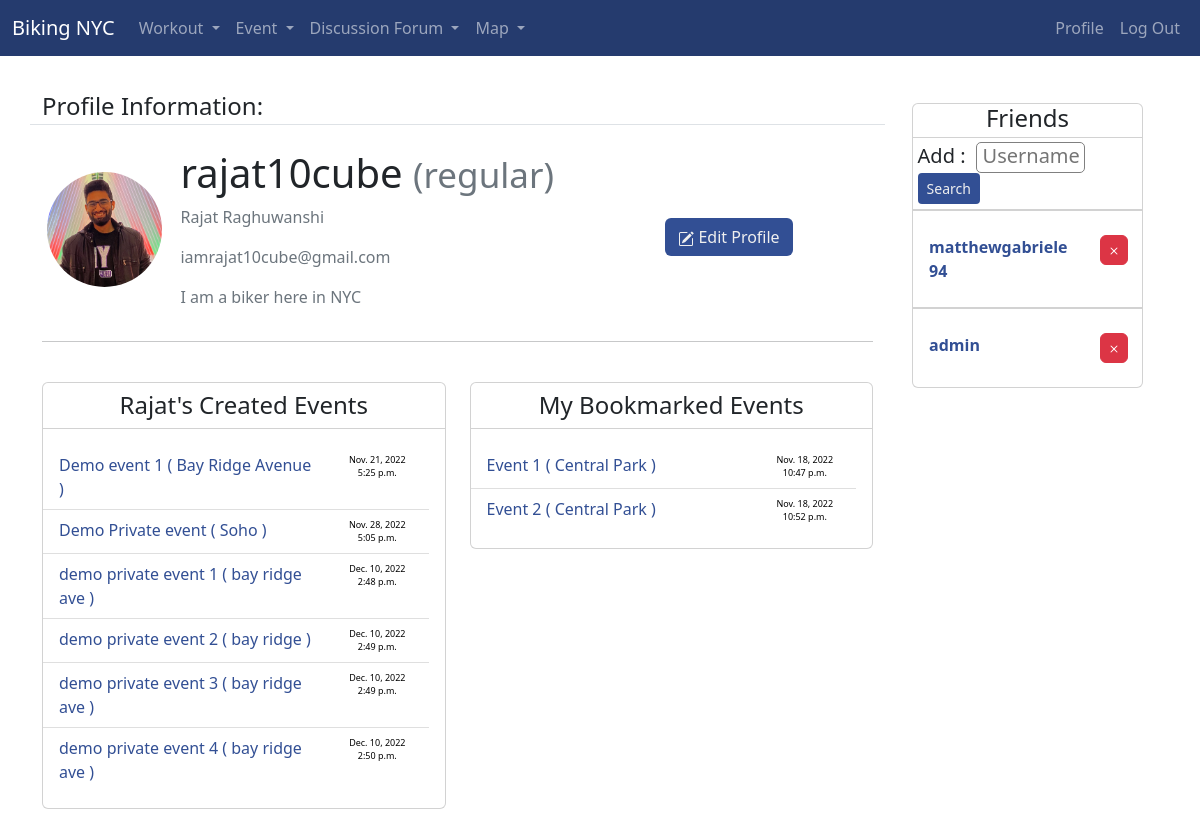
The app's page /profile/rajat10cube (signed in) with its own data.
### bikingapp/models.py (models this page shows, shortened)
class CustomUser(AbstractUser):
    def image_upload_to(self, instance=None):
        if instance:
            return os.path.join("Users", self.username, instance)
        return None
    STATUS = (
        ("regular", "regular"),
        ("subscriber", "subscriber"),
        ("moderator", "moderator"),
    )
    email = models.EmailField(unique=True)
    status = models.CharField(max_length=100, choices=STATUS, default="regular")
    description = models.TextField(
        "Description", max_length=600, default="", blank=True
    )
    image = models.ImageField(default="default/user.jpg", upload_to=image_upload_to)
    def __str__(self):
        return self.username

class Event(models.Model):
    title = models.CharField(max_length=50)
    location = models.CharField(max_length=200)
    borough = models.CharField(
        max_length=20,
        choices=[
            ("manhattan", "Manhattan"),
            ("queens", "Queens"),
            ("bronx", "Bronx"),
            ("staten island", "Staten Island"),
            ("brooklyn", "Brooklyn"),
        ],
        default="Manhattan",
    )
    date = models.DateField(default=timezone.now)
    time = models.TimeField(default=timezone.now)
    date_created = models.DateTimeField(default=timezone.now)
    event_type = models.CharField(
        max_length=200,
        choices=[("public", "Public"), ("private", "Private")],
        default="Public",
    )
    description = models.CharField(max_length=500, null=True)
    created_by = models.CharField(max_length=100, default="user")
    zipcode = models.CharField(max_length=5, null=True)
    state = models.CharField(max_length=10, default="New York")

class BookmarkEvent(models.Model):
    user = models.ForeignKey(
        settings.AUTH_USER_MODEL, on_delete=models.SET_NULL, null=True, blank=True
    )
    event = models.ForeignKey(Event, on_delete=models.SET_NULL, null=True)
    date_added = models.DateTimeField(auto_now_add=True)

class FriendMgmt(models.Model):
    from_user = models.ForeignKey(
        CustomUser,
        related_name="from_user",
        on_delete=models.SET_NULL,
        null=True,
        blank=True,
    )
    to_user = models.ForeignKey(
        CustomUser,
        related_name="to_user",
        on_delete=models.SET_NULL,
        null=True,
        blank=True,
    )

### bikingapp/views.py (the view)
# urls.py: path("profile/<username>", views.profile, name="profile"),
@login_required
def profile(request, username):
    if request.method == "POST":
        if "update_description" in request.POST:
            user = request.user
            form = UserUpdateForm(request.POST, request.FILES, instance=user)
            if form.is_valid():
                user_form = form.save()
                messages.success(
                    request, f"{user_form.username}, Your profile has been updated!"
                )
                return redirect("profile", user_form.username)
            for error in list(form.errors.values()):
                messages.error(request, error)
        elif "add_friends" in request.POST:
            form = FriendMgmtForm(request.POST)
            if form.is_valid():
                friend_username = form.cleaned_data["friend_username"]
                if (
                    models.CustomUser.objects.filter(username=friend_username).first()
                    is not None
                    and friend_username != request.user.username
                ):
                    obj = models.FriendMgmt(
                        from_user=request.user,
                        to_user=models.CustomUser.objects.filter(
                            username=friend_username
                        ).first(),
                    )
                    if not models.FriendMgmt.objects.filter(
                        from_user=request.user,
                        to_user=models.CustomUser.objects.filter(
                            username=friend_username
                        ).first(),
                    ).exists():
                        obj.save()
                return HttpResponseRedirect("/profile/" + username)
    else:
        friendsform = FriendMgmtForm()
    created_events = models.Event.objects.filter(created_by=username)
    bookmarked_events = models.BookmarkEvent.objects.filter(user=request.user)
    user = get_user_model().objects.filter(username=username).first()
    if user:
        update_profile_form = UserUpdateForm(instance=user)
        update_profile_form.fields["description"].widget.attrs = {"rows": 1}
        friends1 = models.FriendMgmt.objects.filter(from_user=request.user)
        return render(
            request=request,
            template_name="profile.html",
            context={
                "form": update_profile_form,
                "friends": {"form": friendsform, "friends_list": friends1},
                "created_events": created_events,
                "bookmarked_events": bookmarked_events,
                "page_user": user,
            },
        )
    return redirect("homepage")

### bikingapp/forms.py
class UserUpdateForm(forms.ModelForm):
    class Meta:
        model = get_user_model()
        fields = ["first_name", "last_name", "image", "description"]

### bikingapp/templates/profile.html (shortened to what this page needs)
{% extends "base.html" %}
{% load crispy_forms_tags %}
{% block content %}
<div class="container" style="margin-top: 4vh;">
    <div class="content-section col-lg-12 col-md-12 col-sm-12 tutorial-style" style="min-height:65vh;">
        <div class="row">
            <div class="col-9">
                <div class="row">
                    <legend class="border-bottom mb-4">Profile Information:</legend>
                    <div class="row">
                        <div class="col-2 align-self-center">
                            <img width="180px" height="170px" class="rounded-circle account-img profile-image" ,
                                src="{{ page_user.image.url }}">
                        </div>
                        <div class="col-7">
                            <h2 class="account-heading">{{ page_user.username }}
                                <small class="text-muted">({{ page_user.status }})</small>
                            </h2>
                            <p class="text-secondary">{{page_user.first_name }}
                                {{page_user.last_name}}
                            </p>
                            <p class="text-secondary">{{ page_user.email }}</p>
                            <p class="text-secondary">{{ page_user.description }}</p>
                        </div>
                        <div class="col-3 align-self-center">
                            {% if user.username == page_user.username %}
                            <button type="button" class="btn" style="background-color: #324f94 ; color:#efefef"
                                data-bs-toggle="modal" data-bs-target="#exampleModal">
                                Edit Profile
                            </button>
                            {% endif %}
                        </div>
                    </div>
                </div>
                <hr>
                <br>
                <div class="row">
                    {% if created_events %}
                    <div class="col-6">
                        <div class="card" style="max-width: 100%; min-width: 25%;">
                            <h4 class="card-title"
                                style="text-align: center; text-transform: capitalize;padding-top: 2%;">
                                {{page_user.first_name}}'s created Events
                            </h4>
                            <ul class="card-body list-group list-group-flush">
                                {% for events in created_events %}
                                {% if events.event_type == 'public' %}
                                <li class="list-group-item">
                                    <a style="color:#324f94;" href="/browse_events/{{events.id}}">
                                        <div class="row">
                                            <span class="col-9">{{events.title}} ( {{events.location}} )</span>
                                            <span class="col-3" style="text-align:center;color:black;">
                                                <div class="row">
                                                    <span class="col-12"
                                                        style="font-size:xx-small;">{{events.date}}</span>
                                                </div>
                                                <div class="row">
                                                    <span class="col-12"
                                                        style="font-size:xx-small">{{events.time}}</span>
                                                </div>
                                            </span>
                                        </div>
                                    </a>
                                </li>
                                {% elif user.username == form.instance.username %}
                                <li class="list-group-item">
                                    <a style="color:#324f94;" href="/browse_events/{{events.id}}">
                                        <div class="row">
                                            <span class="col-9">{{events.title}} ( {{events.location}} )</span>
                                            <span class="col-3" style="text-align:center;color:black;">
                                                <div class="row">
                                                    <span class="col-12"
                                                        style="font-size:xx-small">{{events.date}}</span>
                                                </div>
                                                <div class="row">
                                                    <span class="col-12"
                                                        style="font-size:xx-small">{{events.time}}</span>
                                                </div>
                                            </span>
                                        </div>
                                    </a>
                                </li>
                                {% endif %}
                                {% endfor %}
                            </ul>
                        </div>
                    </div>
                    {% endif %}
                    {% if user.username == form.instance.username %}
                    <div class="col-6">
                        <div class="card" style="max-width: 100%; min-width: 25%;">
                            <h4 class="card-title "
                                style="text-align: center; text-transform: capitalize;padding-top: 2%;">
                                My
                                Bookmarked Events</h4>
                            <ul class="card-body list-group list-group-flush">
                                {% for events in bookmarked_events %}
                                <li class="list-group-item">
                                    <a style="color:#324f94;" href="/browse_events/{{events.event.id}}">
                                        <div class="row">
                                            <span class="col-9">{{events.event.title}} ( {{events.event.location}}
                                                )</span>
                                            <span class="col-3" style="text-align:center;color:black;">
                                                <div class="row">
                                                    <span class="col-12"
                                                        style="font-size:xx-small">{{events.event.date}}</span>
                                                </div>
                                                <div class="row">
                                                    <span class="col-12"
                                                        style="font-size:xx-small">{{events.event.time}}</span>
                                                </div>
                                            </span>
                                        </div>
                                    </a>
                                </li>
                                {% endfor %}
                            </ul>
                        </div>
                    </div>
                    {% endif %}
                </div>
            </div>
            <div class="col-3">
                {% if user.username == form.instance.username %}
                <div class="card" style="margin: 15px; z-index: 99; max-width: 100%; min-width: 25%;">
                    <h4 class="card-title" style="text-align: center; text-transform: capitalize;">Friends</h4>
                    <h5 class=" card-subtitle list-group list-group-flush" style="padding: 2%;">
                        <form action="" method="post">
                            {{ friends.form }}
                            <input class="btn btn-sm" style="background-color: #324f94 ; color:#efefef"
                                name="add_friends" type="submit" value="Search">
                        </form>
                    </h5>
                    {% for k in friends.friends_list %}
                    <ul class="card-body list-group list-group-flush">
                        <li class="list-group-item">
                            <div class="row">
                                <div class="col-10">
                                    <b><a href="/profile/{{k.to_user.username}}"
                                            style="color:#324f94;">{{k.to_user.username}}</a></b>
                                </div>
                                <div class="col-2">
                                    <button data-friend_username="{{k.to_user.username}}"
                                        class="btn btn-danger add-btn remove-friend"
                                        style="padding: 5px;padding-top:1px;padding-bottom:3px"></button>
                                </div>
                            </div>
                        </li>
                    </ul>
                    {% endfor %}
                </div>
                {% endif %}
            </div>
        </div>
        <br>
    </div>
</div>
{% endblock content %}

### bikingapp/static/css/base.css (style rules this page uses)
.profile-image { width: 125px; height: 125px; padding: 5px; }
.account-img { height: 125px; width: 125px; margin-right: 20px; margin-bottom: 16px; }
.account-heading { font-size: 2.5rem; }

### bikingapp/templates/base.html (style rules this page uses)
a { text-decoration: none; }

### records on screen
CustomUser: image (picture), username "rajat10cube", status "regular", first_name "Rajat", last_name "Raghuwanshi", email "iamrajat10cube@gmail.com", description "I am a biker here in NYC"
Event: title "Demo event 1", location "Bay Ridge Avenue", date "Nov. 21, 2022", time "5:25 p.m."
Event: title "Demo Private event", location "Soho", date "Nov. 28, 2022", time "5:05 p.m."
Event: title "demo private event 1", location "bay ridge ave", date "Dec. 10, 2022", time "2:48 p.m."
Event: title "demo private event 2", location "bay ridge", date "Dec. 10, 2022", time "2:49 p.m."
Event: title "demo private event 3", location "bay ridge ave", date "Dec. 10, 2022", time "2:49 p.m."
Event: title "demo private event 4", location "bay ridge ave", date "Dec. 10, 2022", time "2:50 p.m."
BookmarkEvent: event "Event 1", event.location "Central Park", event "Nov. 18, 2022", event.time "10:47 p.m."
BookmarkEvent: event "Event 2", event.location "Central Park", event "Nov. 18, 2022", event.time "10:52 p.m."
FriendMgmt: to_user.username "matthewgabriele94"
FriendMgmt: to_user.username "admin"
